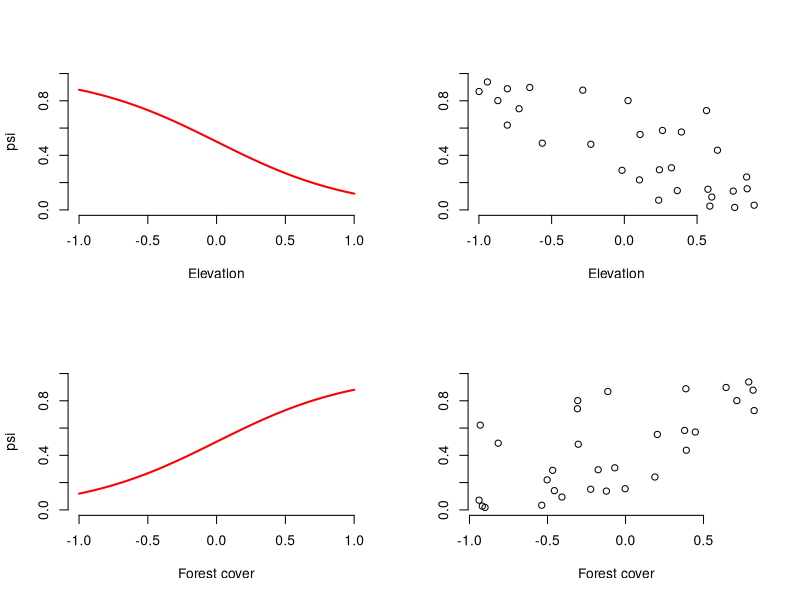
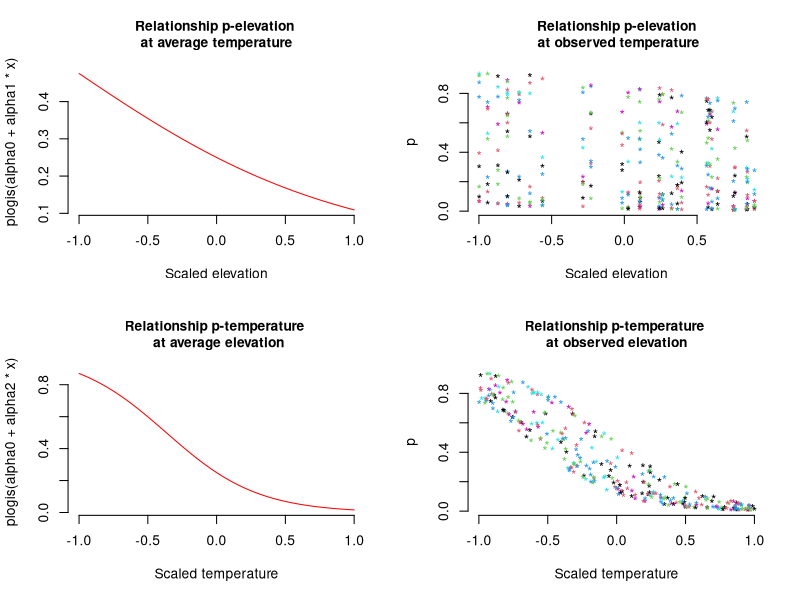

Source code (R) for these figures, in order:
## ---- chunk 1
###############################
## The function starts here ###
###############################

# Function definition with set of default values
data.fn <- function(M = 60, J = 30, mean.occupancy = 0.6, 
                    beta1 = -2, beta2 = 2, beta3 = 1, mean.detection = 0.3, 
                    alpha1 = -1, alpha2 = -3, alpha3 = 0, show.plot = TRUE){
# Function to simulate occupancy measurements replicated at M sites during J occasions.
# Population closure is assumed for each site.
# Expected occurrence may be affected by elevation (elev), 
# forest cover (forest) and their interaction.
# Expected detection probability may be affected by elevation, 
# temperature (temp) and their interaction.
# Function arguments:
#     M: Number of spatial replicates (sites)
#     J: Number of temporal replicates (occasions)
#     mean.occupancy: Mean occurrence at value 0 of occurrence covariates
#     beta1: Main effect of elevation on occurrence
#     beta2: Main effect of forest cover on occurrence
#     beta3: Interaction effect on occurrence of elevation and forest cover
#     mean.detection: Mean detection prob. at value 0 of detection covariates
#     alpha1: Main effect of elevation on detection probability
#     alpha2: Main effect of temperature on detection probability
#     alpha3: Interaction effect on detection of elevation and temperature
#     show.plot: if TRUE, plots of the data will be displayed; 
#               set to FALSE if you are running simulations.

# Create covariates
elev <- runif(n = M, -1, 1)                         # Scaled elevation
forest <- runif(n = M, -1, 1)                       # Scaled forest cover
temp <- array(runif(n = M*J, -1, 1), dim = c(M, J)) # Scaled temperature

# Model for occurrence
beta0 <- qlogis(mean.occupancy)               # Mean occurrence on link scale
psi <- plogis(beta0 + beta1*elev + beta2*forest + beta3*elev*forest)
z <- rbinom(n = M, size = 1, prob = psi)      # Realised occurrence

# Plots
if(show.plot){
  par(mfrow = c(2, 2), cex.main = 1)
  devAskNewPage(ask = TRUE)
  curve(plogis(beta0 + beta1*x), -1, 1, col = "red", frame.plot = FALSE, 
      ylim = c(0, 1), xlab = "Elevation", ylab = "psi", lwd = 2)
  plot(elev, psi, frame.plot = FALSE, ylim = c(0, 1), xlab = "Elevation", 
     ylab = "")
  curve(plogis(beta0 + beta2*x), -1, 1, col = "red", frame.plot = FALSE, 
      ylim = c(0, 1), xlab = "Forest cover", ylab = "psi", lwd = 2)
  plot(forest, psi, frame.plot = FALSE, ylim = c(0, 1), xlab = "Forest cover", 
     ylab = "")
}

# Model for observations
y <- p <- matrix(NA, nrow = M, ncol = J)# Prepare matrix for y and p
alpha0 <- qlogis(mean.detection)        # mean detection on link scale
for (j in 1:J){                         # Generate counts by survey
   p[,j] <- plogis(alpha0 + alpha1*elev + alpha2*temp[,j] + alpha3*elev*temp[,j])
   y[,j] <- rbinom(n = M, size = 1, prob = z * p[,j])
}

# True and observed measures of 'distribution'
sumZ <- sum(z)                     # Total occurrence (all sites)
sumZ.obs <- sum(apply(y,1,max))    # Observed number of occ sites
psi.fs.true <- sum(z) / M          # True proportion of occ. sites in sample
psi.fs.obs <- mean(apply(y,1,max)) # Observed proportion of occ. sites in sample

# More plots
if(show.plot){
  par(mfrow = c(2, 2))
  curve(plogis(alpha0 + alpha1*x), -1, 1, col = "red", 
      main = "Relationship p-elevation \nat average temperature", 
      xlab = "Scaled elevation", frame.plot = F)
  matplot(elev, p, xlab = "Scaled elevation", 
        main = "Relationship p-elevation\n at observed temperature", 
        pch = "*", frame.plot = F)
  curve(plogis(alpha0 + alpha2*x), -1, 1, col = "red", 
      main = "Relationship p-temperature \n at average elevation", 
      xlab = "Scaled temperature", frame.plot = F)
  matplot(temp, p, xlab = "Scaled temperature", 
        main = "Relationship p-temperature \nat observed elevation", 
        pch = "*", frame.plot = F)
}

# Output
return(list(M = M, J = J, mean.occupancy = mean.occupancy, 
            beta0 = beta0, beta1 = beta1, beta2 = beta2, beta3 = beta3, 
            mean.detection = mean.detection, 
            alpha0 = alpha0, alpha1 = alpha1, alpha2 = alpha2, alpha3 = alpha3, 
            elev = elev, forest = forest, temp = temp, 
            psi = psi, z = z, p = p, y = y, sumZ = sumZ, sumZ.obs = sumZ.obs, 
            psi.fs.true = psi.fs.true, psi.fs.obs = psi.fs.obs))
}

###############################
## The function ends  here  ###
###############################

## ---- chunk 2

objeto1 <- data.fn(M = 30, J = 10, mean.occupancy = 0.5, 
                   beta1 = -2, beta2 = 2, beta3 = 1, 
                   mean.detection = 0.25, alpha1 = -1,
                   alpha2 = -3, alpha3 = 0, show.plot = TRUE) # Explicit defaults

